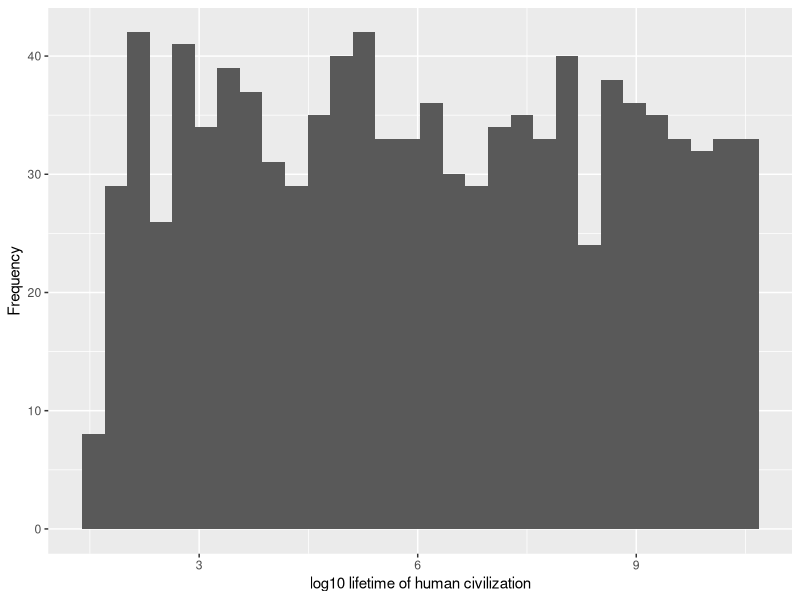
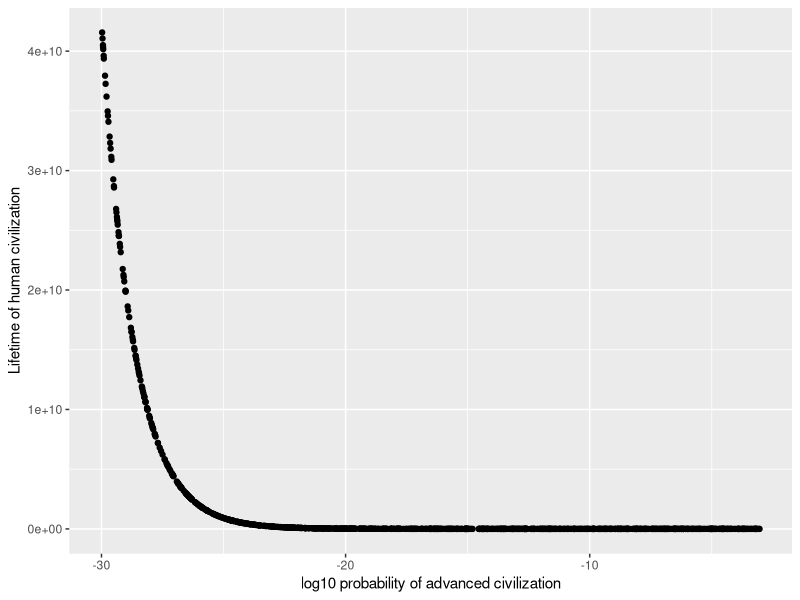
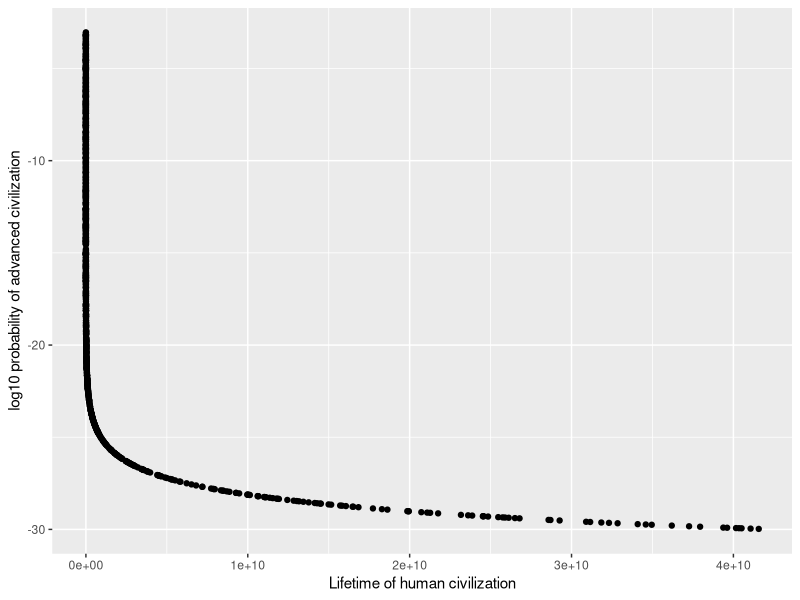
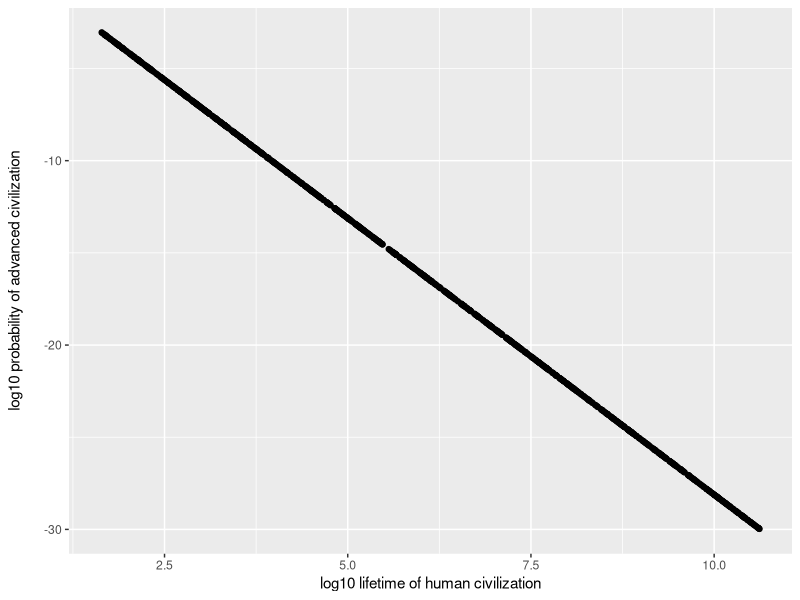

Generate these figures, in order, with R:
#################################################
# Code to calculate the minimum value 
# of the lifetime of an advanced civilization
# so that it can detect the presence of another
# advanced radio transmitting civilization
##################################################

###########################
# load libraries
###########################
library(ggplot2)


###########################
# basic calculations
###########################
c = (240 / pi)^(1/3)


(240 / pi)^(1/3)


p = 1e-12

L = c/ ( p^(1/3)  )

L

#####################
# general equation
#####################

d = 1/320

p = 1e-12

L = ( (3  ) / ( 4 * p * d * pi ) )^(1/3)

L


d = 1/320

p = 1e-15

L = ( (3 ) / ( 4 * p * d * pi ) )^(1/3)

L


############################
# sample p, d and plot L
############################

# sample from uniform distribution for log10(p)
N_samples = 1000 # number of samples
p_log_MIN = log10(1e-30) # minimum value of p on log scale
p_log_MAX = log10(1e-3)  # maximum value of p on log scale
d = 1/320 # stellar density in our neighbourhood

# sample
p_dist_log = runif(n = N_samples, min = p_log_MIN, max = p_log_MAX)
p_dist = 10^p_dist_log


# cosmic loneliness equation
L_dist = ( (3 ) / ( 4 * p_dist * d * pi ) )^(1/3)

L_dist

# plot L log
ggplot2::qplot( log10( L_dist), 
                xlab = 'log10 lifetime of human civilization',
                ylab = 'Frequency'
                )

summary( (L_dist)  )

ggplot2::qplot(x = p_dist_log, y = L_dist,
               xlab = 'log10 probability of advanced civilization',
               ylab = 'Lifetime of human civilization'
               )

ggplot2::qplot(y = p_dist_log, x = L_dist, 
               xlab = 'Lifetime of human civilization',
               ylab = 'log10 probability of advanced civilization'
               )

# ggplot2::qplot(y = log10(p_dist_log + 0.1), x = log10(L_dist + 0.1) )
ggplot2::qplot(y = p_dist_log, x = log10(L_dist), 
               xlab = 'log10 lifetime of human civilization',
               ylab = 'log10 probability of advanced civilization
               ')
